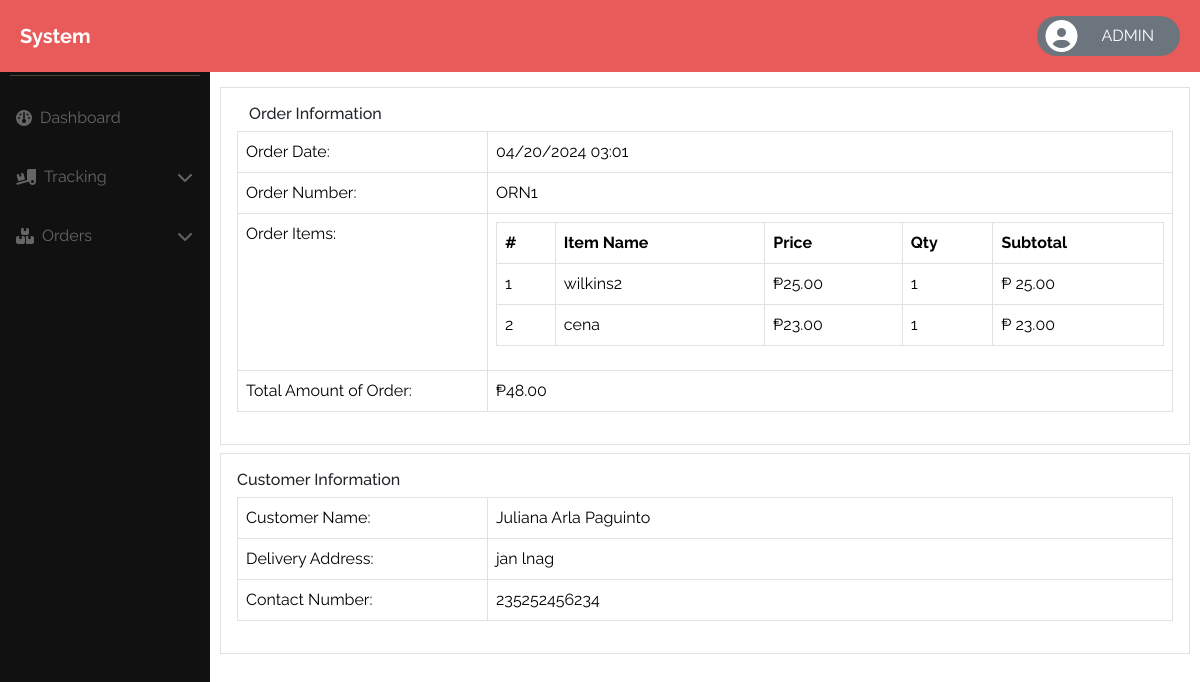
/order-details.php?id=1, run on the app's committed database.
### tables this page shows
CREATE TABLE `orders` (
  `order_id` int(11) NOT NULL,
  `customer_id` int(11) NOT NULL,
  `order_date` datetime DEFAULT NULL,
  `delivery_address` varchar(100) NOT NULL,
  `total_amount` decimal(10,0) NOT NULL
);

CREATE TABLE `order_item` (
  `order_item_id` int(50) NOT NULL,
  `order_id` int(50) NOT NULL,
  `product_id` int(50) NOT NULL,
  `quantity_ordered` int(50) NOT NULL,
  `price_at_order_time` decimal(10,0) DEFAULT NULL
);

CREATE TABLE `product` (
  `product_id` int(11) NOT NULL,
  `name` varchar(50) NOT NULL,
  `description` varchar(50) NOT NULL,
  `price` int(200) NOT NULL,
  `quantity_in_stock` int(50) NOT NULL
);

CREATE TABLE `customers` (
  `customer_id` int(11) NOT NULL,
  `name` varchar(50) NOT NULL,
  `contact_information` varchar(12) NOT NULL,
  `address` varchar(50) NOT NULL,
  `username` varchar(200) NOT NULL,
  `password` varchar(200) NOT NULL
);

### order-details.php (the view, shortened to what this page needs)
<?php
include "template/header.php";
include "page-includes/sidebar.php";
include "page-includes/navbar.php";
if (isset($_GET['id'])) {
    $getID = $_GET['id'];
    $sql_fetchOrderDetails = "SELECT o.*, c.*, c.name as customerName, oi.*, p.*
                                    FROM
                                        orders o
                                    INNER JOIN
                                        customers c ON o.customer_id = c.customer_id
                                    INNER JOIN
                                        order_item oi ON o.order_id = oi.order_id
                                    INNER JOIN
                                        product p ON oi.product_id = p.product_id WHERE o.order_id = $getID";
    $result = mysqli_query($conn, $sql_fetchOrderDetails);
    if (mysqli_num_rows($result) > 0) {
        while ($order = mysqli_fetch_assoc($result)) {
?>
            <div class="main">
                <div class="container-fluid p-3 mb-2 border">
                    <div class="container-fluid mb-2">
                        <h6>Order Information</h6>
                    </div>
                    <div class="table-responsive">
                        <table class="table table-bordered">
                            <tbody>
                                <tr>
                                    <td class="tr-title">Order Date:</td>
                                    <td><?= date('m/d/Y H:i', strtotime($order['order_date'])) ?></td>
                                </tr>
                                <tr>
                                    <td class="tr-title">Order Number:</td>
                                    <td><?= 'ORN' . $order['order_id'] ?></td>
                                </tr>
                                <tr>
                                    <td class="tr-title">Order Items:</td>
                                    <td>
                                        <div class="table-responsive">
                                            <table class="table table-bordered">
                                                <thead>
                                                    <tr>
                                                        <th>#</th>
                                                        <th>Item Name</th>
                                                        <th>Price</th>
                                                        <th>Qty</th>
                                                        <th>Subtotal</th>
                                                    </tr>
                                                </thead>
                                                <tbody>
                                                    <?php
                                                    $totalAmount = 0;
                                                    $index = 1;
                                                    mysqli_data_seek($result, 0);
                                                    while ($orderItem = mysqli_fetch_assoc($result)) {
                                                        $subtotal = $orderItem['price'] * $orderItem['quantity_ordered'];
                                                        $totalAmount += $subtotal;
                                                    ?>
                                                        <tr>
                                                            <td><?= $index++ ?></td>
                                                            <td><?= $orderItem['name'] ?></td>
                                                            <td>₱<?= number_format($orderItem['price'], 2) ?></td>
                                                            <td><?= $orderItem['quantity_ordered'] ?></td>
                                                            <td>₱ <?= number_format($subtotal, 2) ?></td>
                                                        </tr>
                                                    <?php } ?>
                                                </tbody>
                                            </table>
                                        </div>
                                    </td>
                                </tr>
                                <tr>
                                    <td class="tr-title">Total Amount of Order:</td>
                                    <td>₱<?= number_format($totalAmount, 2) ?></td>
                                </tr>
                            </tbody>
                        </table>
                    </div>
                </div>
                <div class="container-fluid p-3 mb-2 border">
                    <div class="table-responsive">
                        <h6>Customer Information</h6>
                        <table class="table table-bordered">
                            <tbody>
                                <tr>
                                    <td class="tr-title">Customer Name:</td>
                                    <td><?= $order['customerName'] ?></td>
                                </tr>
                                <tr>
                                    <td class="tr-title">Delivery Address:</td>
                                    <td><?= $order['delivery_address'] ?></td>
                                </tr>
                                <tr>
                                    <td class="tr-title">Contact Number:</td>
                                    <td><?= $order['contact_information'] ?></td>
                                </tr>
                            </tbody>
                        </table>
                    </div>
                </div>
            </div>
<?php
        }
    }
} else {
    echo "Order ID is not provided.";
}
include "template/footer.php";
?>

### template/header.php (shortened to what this page needs)
<!DOCTYPE html>
<html lang="en">
<head>
    <link href="https://cdn.jsdelivr.net/npm/bootstrap@5.3.3/dist/css/bootstrap.min.css" rel="stylesheet">
    <link rel="stylesheet" href="assets/css/style.css">
</head>
<body>

### page-includes/sidebar.php (shortened to what this page needs)
<div class="sidenav">
  <div class="d-flex align-items-center pt-2">
    <h4 class="mt-1 px-2 text-white text-uppercase">System</h4>
  </div>
  <hr class="hr-sidenav">
  <a href="index.php" class="nav-link d-flex align-items-center">
    <i class="fa-solid fa-gauge"></i>
    <p class="my-2 px-2">Dashboard</p>
  </a>
  <a href="#" id="trackButton" class="nav-link  d-flex align-items-center">
    <i class="fa-solid fa-truck-ramp-box"></i>
    <p class="my-2 px-2">Tracking</p>
    <i class="fa-solid fa-chevron-down" style="margin-left:auto! important;"></i>
  </a>
  <a href="#" id="orderButton" class="nav-link d-flex align-items-center">
    <i class="fa-solid fa-boxes"></i>
    <p class="my-2 px-2">Orders</p>
    <i class="fa-solid fa-chevron-down" style="margin-left:auto! important;"></i>
  </a>
</div>

### page-includes/navbar.php
<nav class="navbar navbar-expand-lg sticky-top navbar-light bg-new-danger mx-0">
    <div class="container-fluid d-flex bd-highlight">
      <a class="navbar-brand p-2 bd-highlight text-white fw-bold" href="#">System</a>
      <div class="ms-auto p-2 bd-highlight hide-user">
        <span class="d-flex align-items-center py-1 bg-secondary rounded-pill" style="padding-right: 10px;">
          <i class="fa fa-solid fa-circle-user text-white fa-2x mx-2"></i><span class="text-white text-uppercase px-3">Admin</span>
        </span>
      </div>
    </div>
  </nav>

### template/footer.php (shortened to what this page needs)
</body>
</html>

### assets/css/style.css (style rules this page uses)
body { font-family: "Raleway", sans-serif; }
.sidenav { height: 100%; width: 210px; position: fixed; z-index: 0 !important; top: 0; left: 0; background-color: #111; overflow-x: hidden; padding: 10px; }
.main { margin: 15px 10px 10px 220px !important; }
.navbar { z-index: 1; }
.hr-sidenav { color: wheat; }
.sidenav a { padding: 6px 7px 6px 6px; margin-bottom: 7px; text-decoration: none; color: #818181; opacity: .75; display: block; background-color: transparent; transition: background-color 0.3s ease; border-radius: 10px; }
.hide-user { display: block; }
.bg-new-danger { background-color: #e95a5a; }
.tr-title { width: 250px; }

### data on the page
orders: order_date "04/20/2024 03:01", order_item.order_id "1", product.name "wilkins2", product.price "25.00", order_item.quantity_ordered "1", product.name "cena", product.price "23.00", totalAmount "48.00", customer.name "Juliana Arla Paguinto", delivery_address "jan lnag", customer.contact_information "235252456234"
